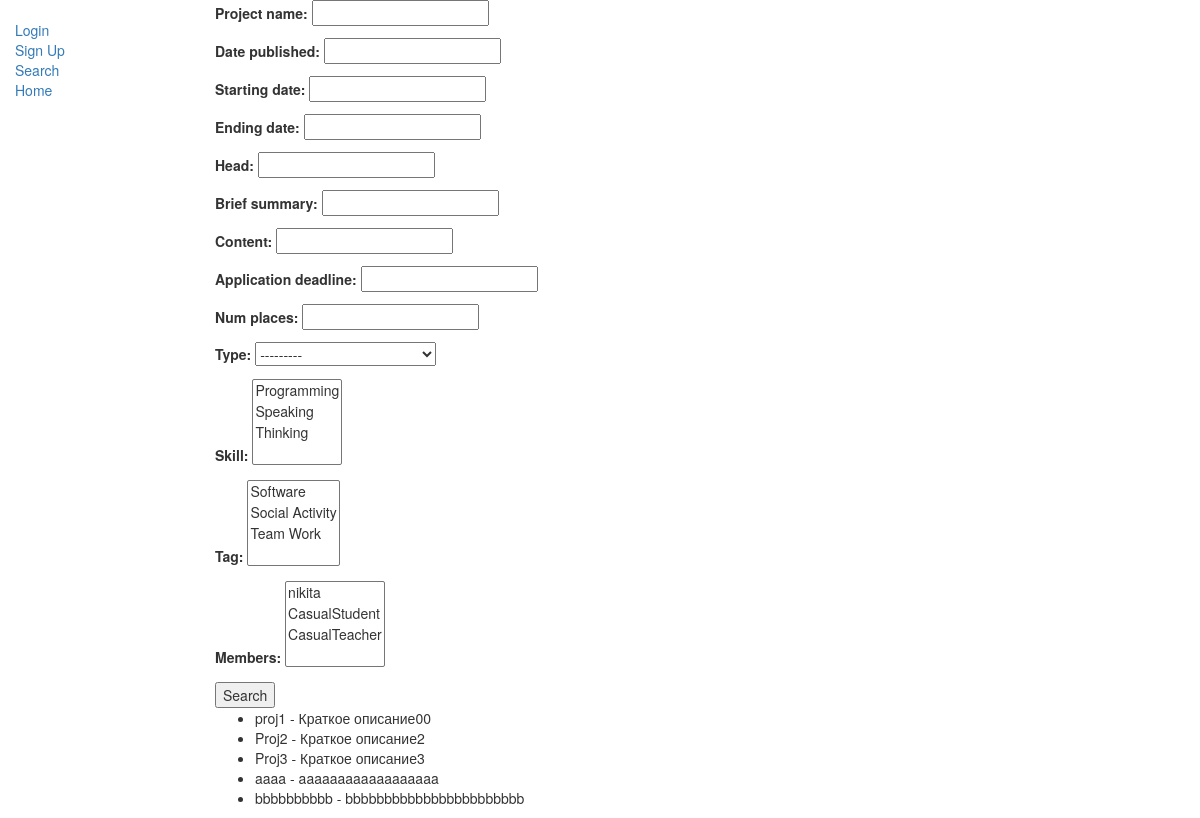
/search/, run on an earlier commit of the app's database.
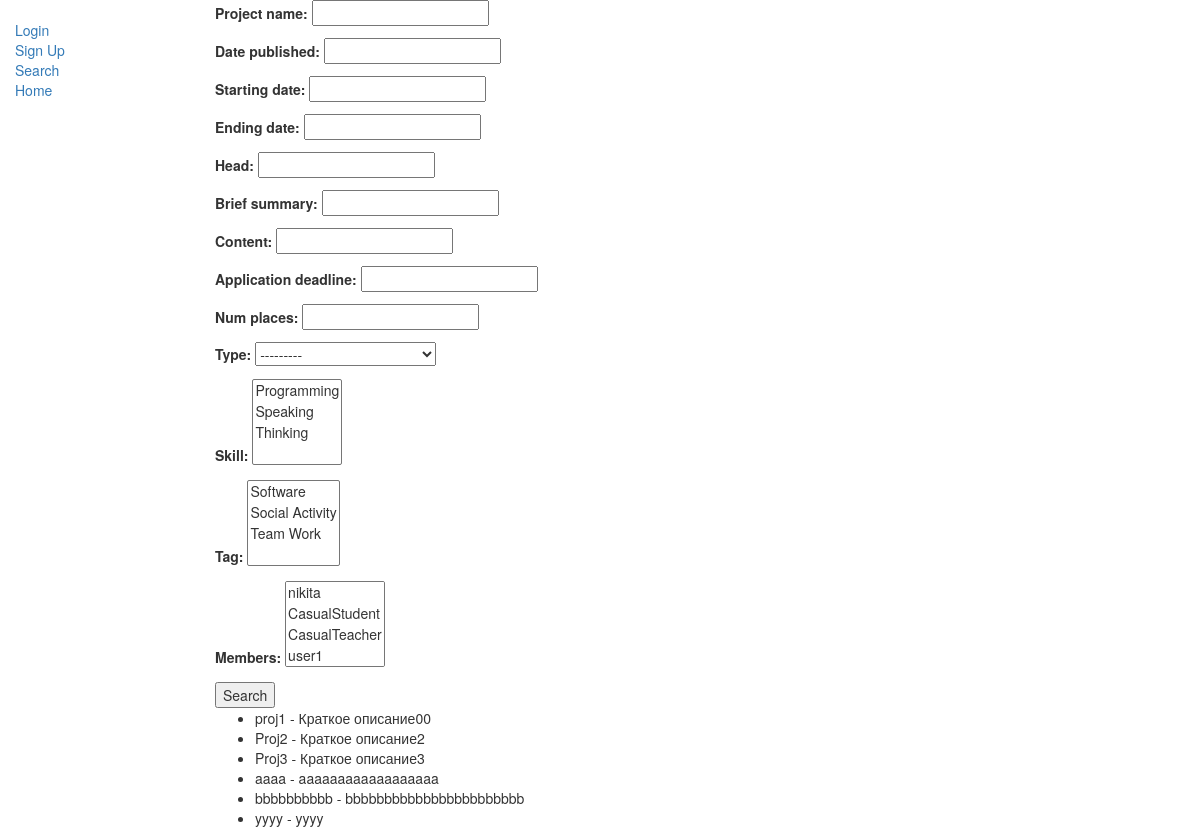
And on a later commit of the database.
### fairapp/models.py (models this page shows, shortened)
class Project(models.Model):
    project_name = models.TextField(max_length=255)
    pub_date = models.DateTimeField('date published')
    start_date = models.DateTimeField('starting date')
    end_date = models.DateTimeField('ending date')
    head = models.TextField(max_length=255)
    brief_summary = models.TextField(max_length=1000)
    content = models.TextField(max_length=1000)
    app_deadline = models.DateTimeField('application deadline')
    num_places = models.PositiveIntegerField()
    type = models.ForeignKey(Type, null=True, blank=True, on_delete=models.CASCADE)
    skill = models.ManyToManyField(Skill, related_name='skills')
    tag = models.ManyToManyField(Tag, related_name='tags')
    members = models.ManyToManyField(User, related_name='members')

### fairapp/views.py (the view)
# urls.py: path('search/', views.search, name='search'),
def search(request):
    project_list = Project.objects.all()
    project_filter = ProjectFilter(request.GET, queryset=project_list)
    return render(request, 'fairapp/search_projects.html', {'filter': project_filter})

### fairapp/models.py (called while the page is built)
    def __str__(self):
        return self.type_name

    def __str__(self):
        return self.tag_name

    def __str__(self):
        return self.skill_name

### templates/fairapp/search_projects.html
{% extends 'fairapp/base_generic.html' %}
{% block content %}
  <form method="get">
    {{ filter.form.as_p }}
    <button type="submit">Search</button>
  </form>
  <ul>
  {% for project in filter.qs %}
    <li>{{ project.project_name }} - {{ project.brief_summary }}</li>
  {% endfor %}
  </ul>
{% endblock %}

What changed in the data, as far as the page shows it:
added Project: project_name "yyyy", brief_summary "yyyy"
Also different on the page:
form field members: "nikita / CasualStudent / CasualTeacher" → "nikita / CasualStudent / CasualTeacher / user1"
